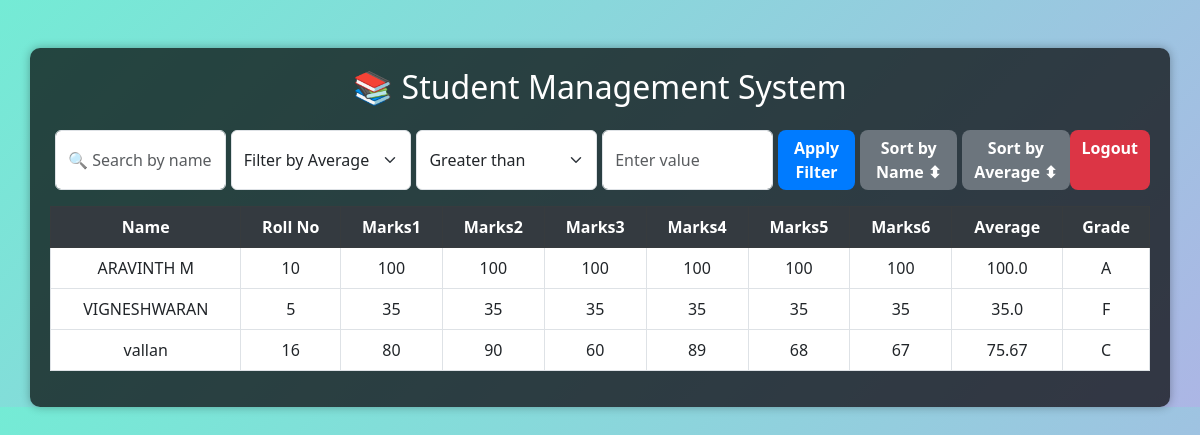
/ (signed in), run on the app's committed database.
### app.py (models this page shows)
class Student(db.Model):
    id = db.Column(db.Integer, primary_key=True)
    name = db.Column(db.String(100), nullable=False)
    roll_no = db.Column(db.Integer, unique=True, nullable=False)
    marks1 = db.Column(db.Integer, nullable=False)
    marks2 = db.Column(db.Integer, nullable=False)
    marks3 = db.Column(db.Integer, nullable=False)
    marks4 = db.Column(db.Integer, nullable=False)
    marks5 = db.Column(db.Integer, nullable=False)
    marks6 = db.Column(db.Integer, nullable=False)
    @property
    def average(self):
        return round((self.marks1 + self.marks2 + self.marks3 + self.marks4 + self.marks5 + self.marks6) / 6, 2)
    @property
    def grade(self):
        avg = self.average
        if avg >= 90: return "A"
        elif avg >= 80: return "B"
        elif avg >= 70: return "C"
        elif avg >= 60: return "D"
        else: return "F"

### app.py (the view)
@app.route('/')
def index():
    if "user" not in session:
        return redirect(url_for("login"))
    return render_template('index.html', students=Student.query.all(), current_user=session["user"])

### templates/index.html (shortened to what this page needs)
<!DOCTYPE html>
<html lang="en">
<head>
    <link rel="stylesheet" href="https://cdn.jsdelivr.net/npm/bootstrap@5.3.0/dist/css/bootstrap.min.css">
</head>
<body>
<div class="container mt-5">
    <h2 class="text-center mb-4">📚 Student Management System</h2>
    <div class="d-flex justify-content-between mb-3">
        <input type="text" id="searchInput" class="form-control w-25" placeholder="🔍 Search by name or roll no" onkeyup="searchTable()">
        <select id="filterColumn" class="form-select w-25">
            <option value="8">Filter by Average</option>
        </select>
        <select id="filterOperator" class="form-select w-25">
            <option value=">">Greater than</option>
        </select>
        <input type="number" id="filterValue" class="form-control w-25" placeholder="Enter value">
        <button class="btn btn-primary" onclick="applyFilter()">Apply Filter</button>
        <button class="btn btn-secondary" onclick="sortTableByName()">Sort by Name ⬍</button>
        <button class="btn btn-secondary" onclick="sortTableByMarks(8)">Sort by Average ⬍</button>
        <a href="{{ url_for('logout') }}" class="btn btn-danger">Logout</a>
    </div>
    <table class="table table-bordered text-center" id="studentTable">
        <thead class="table-dark">
            <tr>
                <th>Name</th>
                <th>Roll No</th>
                <th>Marks1</th>
                <th>Marks2</th>
                <th>Marks3</th>
                <th>Marks4</th>
                <th>Marks5</th>
                <th>Marks6</th>
                <th>Average</th>
                <th>Grade</th>
            </tr>
        </thead>
        <tbody>
            {% for student in students %}
            <tr>
                <td>{{ student.name }}</td>
                <td>{{ student.roll_no }}</td>
                <td>{{ student.marks1 }}</td>
                <td>{{ student.marks2 }}</td>
                <td>{{ student.marks3 }}</td>
                <td>{{ student.marks4 }}</td>
                <td>{{ student.marks5 }}</td>
                <td>{{ student.marks6 }}</td>
                <td>{{ student.average }}</td>
                <td>{{ student.grade }}</td>
            </tr>
            {% endfor %}
        </tbody>
    </table>
</div>
</body>
</html>

### templates/index.html (style rules this page uses)
body { background: linear-gradient(135deg, #74ebd5, #acb6e5); color: #fff; }
.container { background: rgba(0, 0, 0, 0.7); padding: 20px; border-radius: 10px; box-shadow: 0px 0px 10px rgba(0, 0, 0, 0.3); }
.btn { font-weight: bold; border-radius: 8px; }
.btn-primary { background-color: #007bff; border: none; }
.btn-secondary { background-color: #6c757d; border: none; }
.btn-danger { background-color: #dc3545; border: none; }
.d-flex button, .d-flex select, .d-flex input { margin-left: 5px; }
.table { background: #fff; color: #000; }
.table-dark th { background: #343a40; color: #fff; }

### data on the page
Student: name "ARAVINTH M", roll_no "10", marks1 "100", marks2 "100", marks3 "100", marks4 "100", marks5 "100", marks6 "100", average "100.0", grade "A"
Student: name "VIGNESHWARAN", roll_no "5", marks1 "35", marks2 "35", marks3 "35", marks4 "35", marks5 "35", marks6 "35", average "35.0", grade "F"
Student: name "vallan", roll_no "16", marks1 "80", marks2 "90", marks3 "60", marks4 "89", marks5 "68", marks6 "67", average "75.67", grade "C"
